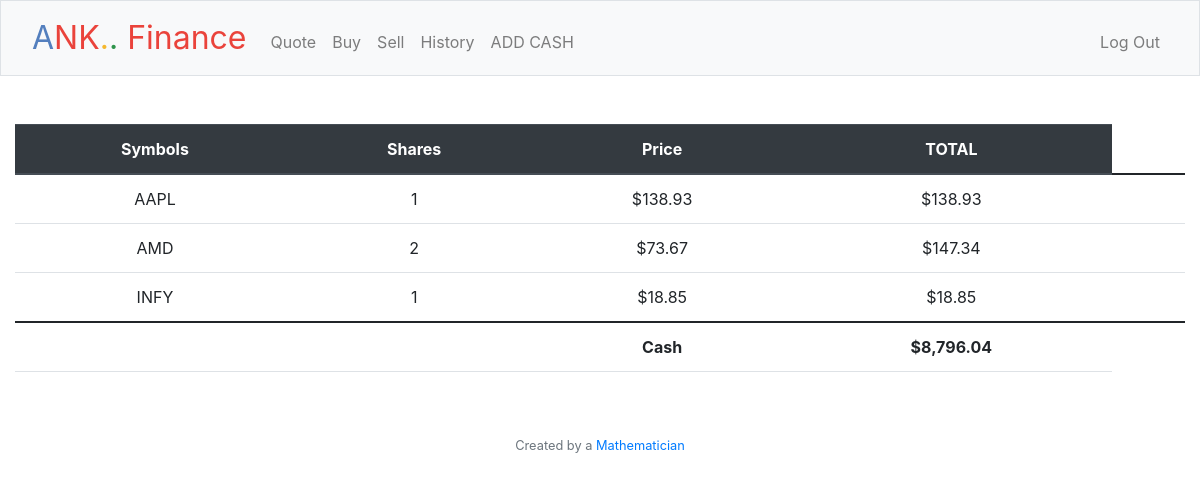
Screenshot of / (signed in) with the database file from the repository.
### tables this page shows
CREATE TABLE 'transactions' ('id' INTEGER PRIMARY KEY AUTOINCREMENT NOT NULL, 'user_id' INTEGER, 'symbol' TEXT, 'shares' INTEGER, 'price' REAL, 'date' DATETIME);

CREATE TABLE users (id INTEGER PRIMARY KEY AUTOINCREMENT NOT NULL, username TEXT NOT NULL, hash TEXT NOT NULL, cash NUMERIC NOT NULL DEFAULT 10000.00);

### app.py (the view)
@app.route("/")
@login_required
def index():
    user_id = session["user_id"]
    stocks = db.execute("SELECT symbol,price, SUM(shares) AS Tshares FROM transactions WHERE user_id = ? GROUP BY symbol", user_id)
    cash = db.execute("SELECT cash FROM users WHERE id =?", user_id)[0]["cash"]
    total = cash
    for stock in stocks:
        total += stock["price"] * stock["Tshares"]
    return render_template("index.html", stocks=stocks, cash=cash, usd=usd, total=total)

### app.py (called while the page is built)
@app.after_request
def after_request(response):
    response.headers["Cache-Control"] = "no-cache, no-store, must-revalidate"
    response.headers["Expires"] = 0
    response.headers["Pragma"] = "no-cache"
    return response

### helpers.py (called while the page is built)
def login_required(f):
    @wraps(f)
    def decorated_function(*args, **kwargs):
        if session.get("user_id") is None:
            return redirect("/login")
        return f(*args, **kwargs)
    return decorated_function

def usd(value):
    return f"${value:,.2f}"

### templates/index.html (shortened to what this page needs)
{% extends "layout.html" %}
{% block main %}
    <table class="table">
        <thead class="thead-dark">
        <tr>
            <th scope="col">Symbols</th>
            <th scope="col">Shares</th>
            <th scope="col">Price</th>
            <th scope="col">TOTAL</th>
        </tr>
        </thead>
        <tbody>
            {% for row in stocks %}
                <tr>
                    <td>{{ row["symbol"] }}</td>
                    <td>{{ row["Tshares"] }}</td>
                    <td>{{ usd(row["price"]) }}</td>
                    <td>{{ usd(row["Tshares"] * row["price"]) }}</td>
                    <td></td>
                </tr>
            {% endfor %}
        </tbody>
        <tfoot>
            <tr>
                <td></td>
                <td></td>
                <th scope="1">Cash</th>
                <th scope="1">{{ usd(cash) }}</th>
            </tr>
        </tfoot>
    </table>
{% endblock %}

### rows the page displays
transactions: symbol "AMD", Tshares "2", price "$73.67", Tshares "$147.34"
transactions: symbol "INFY", Tshares "1", price "$18.85", usd(row['Tshares']*row['price']) "$18.85"
users: cash "$8,796.04"

### other values shown
{{ row["symbol"] }} "AAPL"
{{ row["Tshares"] }} "1"
{{ usd(row["price"]) }} "$138.93"
{{ usd(row["Tshares"] * row["price"]) }} "$138.93"
